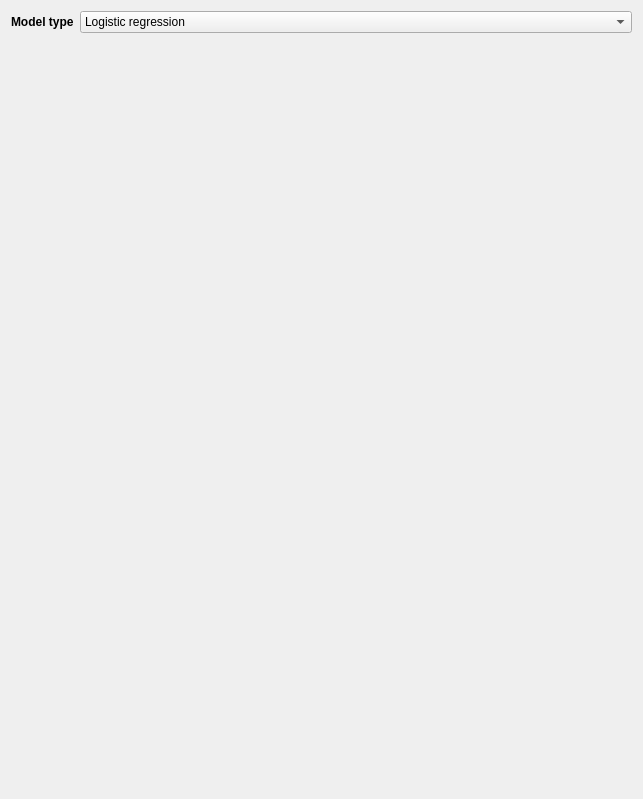
<?xml version="1.0" encoding="UTF-8"?>
<ui version="4.0">
 <class>Form</class>
 <widget class="QWidget" name="Form">
  <property name="geometry">
   <rect>
    <x>0</x>
    <y>0</y>
    <width>643</width>
    <height>799</height>
   </rect>
  </property>
  <property name="windowTitle">
   <string>Form</string>
  </property>
  <layout class="QVBoxLayout" name="verticalLayout_3">
   <item>
    <layout class="QHBoxLayout" name="model_selection_layout">
     <item>
      <widget class="QLabel" name="label">
       <property name="sizePolicy">
        <sizepolicy hsizetype="Maximum" vsizetype="Preferred">
         <horstretch>0</horstretch>
         <verstretch>0</verstretch>
        </sizepolicy>
       </property>
       <property name="font">
        <font>
         <weight>75</weight>
         <bold>true</bold>
        </font>
       </property>
       <property name="text">
        <string>Model type</string>
       </property>
      </widget>
     </item>
     <item>
      <widget class="QComboBox" name="model_selection">
       <item>
        <property name="text">
         <string>Logistic regression</string>
        </property>
       </item>
       <item>
        <property name="text">
         <string>Random forests - classifier</string>
        </property>
       </item>
       <item>
        <property name="text">
         <string>Random forests - regressor</string>
        </property>
       </item>
       <item>
        <property name="text">
         <string>Gradient boosting - classifier</string>
        </property>
       </item>
       <item>
        <property name="text">
         <string>Gradient boosting - regressor</string>
        </property>
       </item>
       <item>
        <property name="text">
         <string>MLP - classifier</string>
        </property>
       </item>
       <item>
        <property name="text">
         <string>MLP - regressor</string>
        </property>
       </item>
       <item>
        <property name="text">
         <string>Fuzzy overlay</string>
        </property>
       </item>
       <item>
        <property name="text">
         <string>Weights of evidence</string>
        </property>
       </item>
      </widget>
     </item>
    </layout>
   </item>
   <item>
    <widget class="QStackedWidget" name="model_pages">
     <property name="currentIndex">
      <number>-1</number>
     </property>
    </widget>
   </item>
  </layout>
 </widget>
 <resources/>
 <connections/>
</ui>
